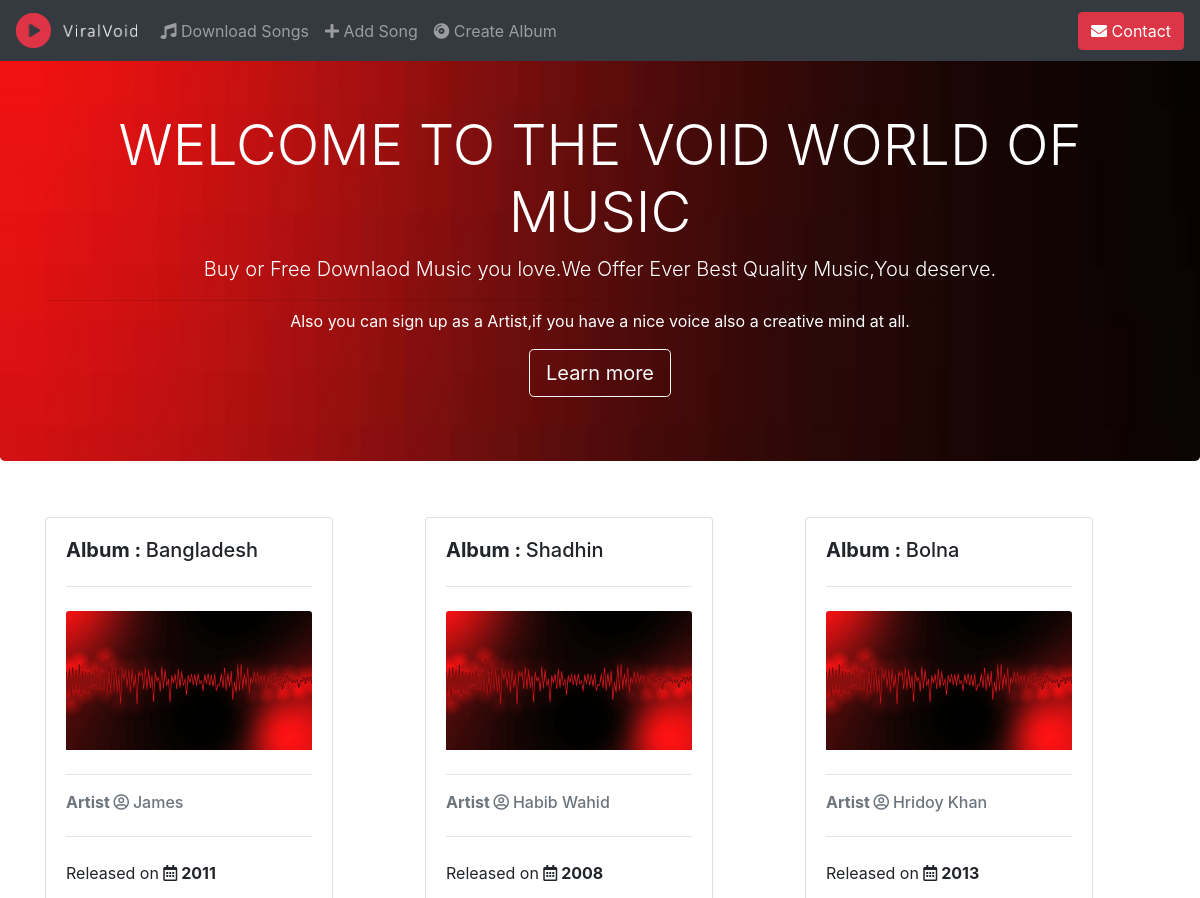
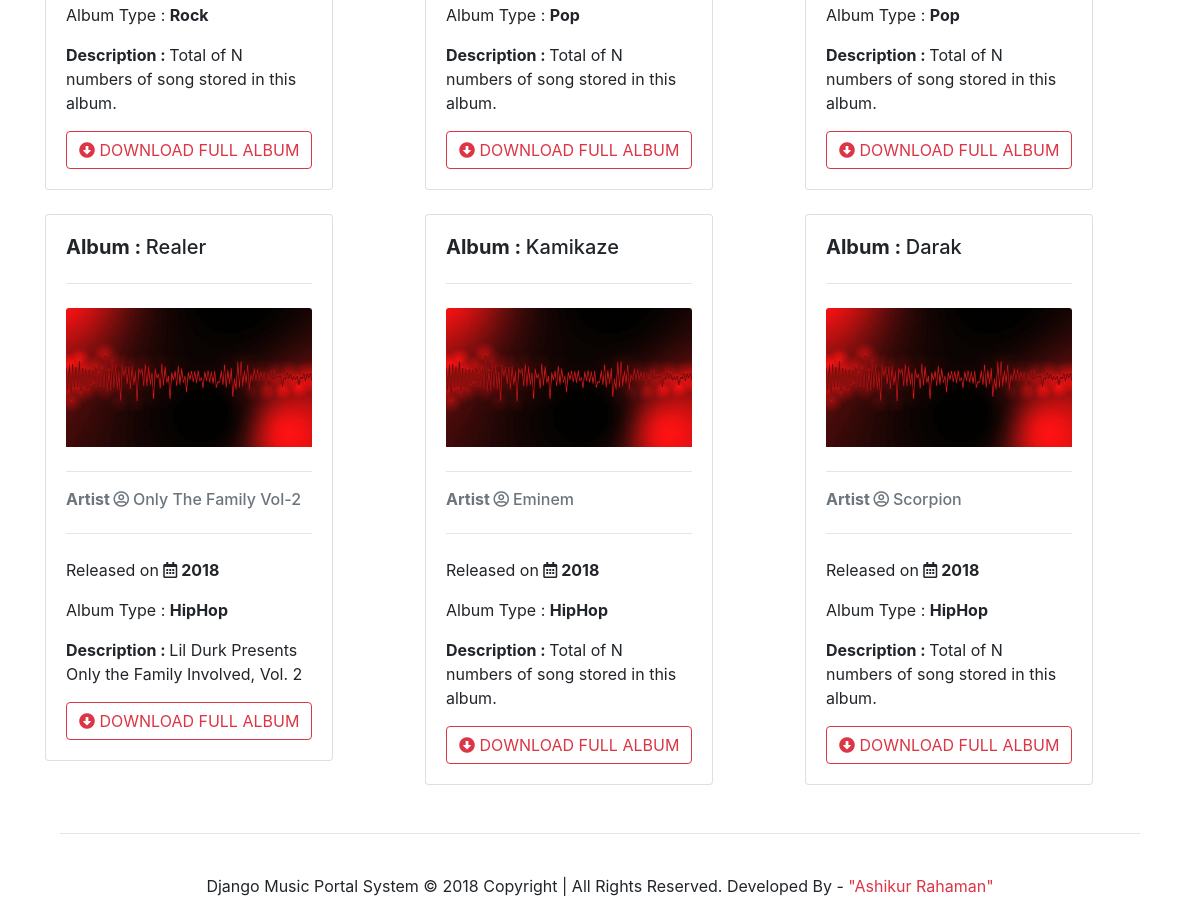
The page / on the database its author committed (2 pictures, top to bottom).
### music/models.py (models this page shows)
class Album(models.Model):
	artist = models.CharField(max_length=250)
	album_title = models.CharField(max_length=250)
	album_description = models.CharField(max_length=500)
	album_genre = models.CharField(max_length=250)
	publication_year= models.CharField(max_length=4)
	album_url = models.CharField(max_length=1999)

### music/views.py (the view)
# urls.py: path('', views.home, name='home'),
def home(request,*args,**kwargs):
	obj = Album.objects.all()
	context={
		'items' : obj
	}
	return render(request,"home.html",context)

### music/templates/home.html
{% extends "base.html" %}
{% block content %}
{% include "nav.html" %}
{% include "header.html"%}
{% include "home_album.html"%}
{% include "footer.html"%}
{% endblock %}

### music/templates/home_album.html (shortened to what this page needs)
{% load static %}
<div class = "container">
	<div class="row">
		{% for x in items %}
		<div class="col-sm-4">
			<div class="card" style="width: 18rem;">
				  <div class="card-body">
				    <h5 class="card-title"><strong>Album : </strong> {{ x.album_title }}</h5>
				     <hr class="my-4">
				    <img class="card-img-top" src="{% static "images/banner.jpg" %}"><hr class="my-4">
				    <h6 class="card-subtitle mb-2 text-muted"><strong> Artist <i class="far fa-user-circle"></i> </strong>{{ x.artist }}</h6>
				    <hr class="my-4">
				   <p class="card-text">Released on <strong><i class="far fa-calendar-alt"></i> {{ x.publication_year }}</strong> </p>
				   <p class="card-text">Album Type : <strong>{{ x.album_genre }}</strong></p>
				    <p class="card-text"><strong>Description : </strong>{{ x.album_description }}</p>
				    <a href="{{ x.album_url }}"><button type="button" class="btn btn-outline-danger"><i class="fas fa-arrow-alt-circle-down"></i> DOWNLOAD FULL ALBUM</button></a>
				  </div>
			  </div>
		</div>
		{% endfor %}
</div>

### rows shown on the page
Album: album_title "Bangladesh", artist "James", publication_year "2011", album_genre "Rock", album_description "Total of N numbers of song stored in this album."
Album: album_title "Shadhin", artist "Habib Wahid", publication_year "2008", album_genre "Pop", album_description "Total of N numbers of song stored in this album."
Album: album_title "Bolna", artist "Hridoy Khan", publication_year "2013", album_genre "Pop", album_description "Total of N numbers of song stored in this album."
Album: album_title "Realer", artist "Only The Family Vol-2", publication_year "2018", album_genre "HipHop", album_description "Lil Durk Presents Only the Family Involved, Vol. 2"
Album: album_title "Kamikaze", artist "Eminem", publication_year "2018", album_genre "HipHop", album_description "Total of N numbers of song stored in this album."
Album: album_title "Darak", artist "Scorpion", publication_year "2018", album_genre "HipHop", album_description "Total of N numbers of song stored in this album."
